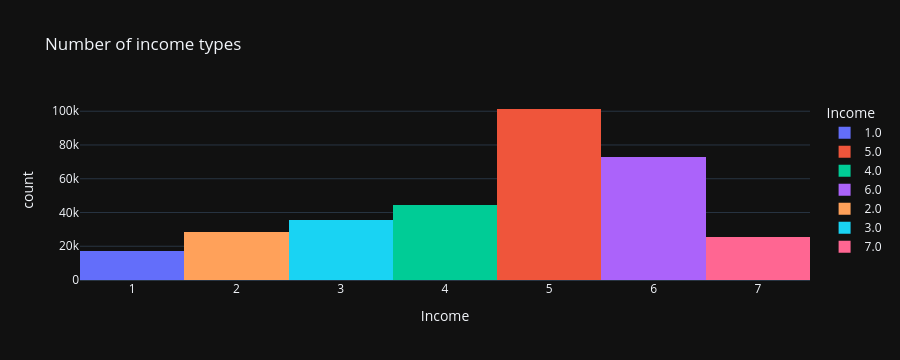

The cell this chart's notebook holds for it:
### Code cell
income_graph = px.histogram(df_explore, x='Income', color='Income', title='Number of income types', template='plotly_dark')
income_graph.show()

### Figure 1 — Plotly figure (JSON) as saved in the notebook; plotly's stock layout.template omitted (floating-point values rounded to 4 significant figures; data arrays with more than 128 entries replaced by an {"elided": "..."} marker saying what was removed)
{"data": [{"alignmentgroup": "True", "bingroup": "x", "hovertemplate": "Income=%{x}<br>count=%{y}<extra></extra>", "legendgroup": "1.0", "marker": {"color": "#636efa", "pattern": {"shape": ""}}, "name": "1.0", "offsetgroup": "1.0", "orientation": "v", "showlegend": true, "type": "histogram", "x": {"elided": "17421 int values"}, "xaxis": "x", "yaxis": "y"}, {"alignmentgroup": "True", "bingroup": "x", "hovertemplate": "Income=%{x}<br>count=%{y}<extra></extra>", "legendgroup": "5.0", "marker": {"color": "#EF553B", "pattern": {"shape": ""}}, "name": "5.0", "offsetgroup": "5.0", "orientation": "v", "showlegend": true, "type": "histogram", "x": {"elided": "101322 int values"}, "xaxis": "x", "yaxis": "y"}, {"alignmentgroup": "True", "bingroup": "x", "hovertemplate": "Income=%{x}<br>count=%{y}<extra></extra>", "legendgroup": "4.0", "marker": {"color": "#00cc96", "pattern": {"shape": ""}}, "name": "4.0", "offsetgroup": "4.0", "orientation": "v", "showlegend": true, "type": "histogram", "x": {"elided": "44541 int values"}, "xaxis": "x", "yaxis": "y"}, {"alignmentgroup": "True", "bingroup": "x", "hovertemplate": "Income=%{x}<br>count=%{y}<extra></extra>", "legendgroup": "6.0", "marker": {"color": "#ab63fa", "pattern": {"shape": ""}}, "name": "6.0", "offsetgroup": "6.0", "orientation": "v", "showlegend": true, "type": "histogram", "x": {"elided": "73087 int values"}, "xaxis": "x", "yaxis": "y"}, {"alignmentgroup": "True", "bingroup": "x", "hovertemplate": "Income=%{x}<br>count=%{y}<extra></extra>", "legendgroup": "2.0", "marker": {"color": "#FFA15A", "pattern": {"shape": ""}}, "name": "2.0", "offsetgroup": "2.0", "orientation": "v", "showlegend": true, "type": "histogram", "x": {"elided": "28573 int values"}, "xaxis": "x", "yaxis": "y"}, {"alignmentgroup": "True", "bingroup": "x", "hovertemplate": "Income=%{x}<br>count=%{y}<extra></extra>", "legendgroup": "3.0", "marker": {"color": "#19d3f3", "pattern": {"shape": ""}}, "name": "3.0", "offsetgroup": "3.0", "orientation": "v", "showlegend": true, "type": "histogram", "x": {"elided": "35719 int values"}, "xaxis": "x", "yaxis": "y"}, {"alignmentgroup": "True", "bingroup": "x", "hovertemplate": "Income=%{x}<br>count=%{y}<extra></extra>", "legendgroup": "7.0", "marker": {"color": "#FF6692", "pattern": {"shape": ""}}, "name": "7.0", "offsetgroup": "7.0", "orientation": "v", "showlegend": true, "type": "histogram", "x": {"elided": "25603 int values"}, "xaxis": "x", "yaxis": "y"}], "layout": {"barmode": "relative", "height": 360, "legend": {"title": {"text": "Income"}, "tracegroupgap": 0}, "title": {"text": "Number of income types"}, "xaxis": {"anchor": "y", "autorange": true, "categoryarray": [1, 5, 4, 6, 2, 3, 7], "categoryorder": "array", "domain": [0, 1], "range": [0.5, 7.5], "title": {"text": "Income"}, "type": "linear"}, "yaxis": {"anchor": "x", "autorange": true, "domain": [0, 1], "range": [0, 106700.0], "title": {"text": "count"}}}}
